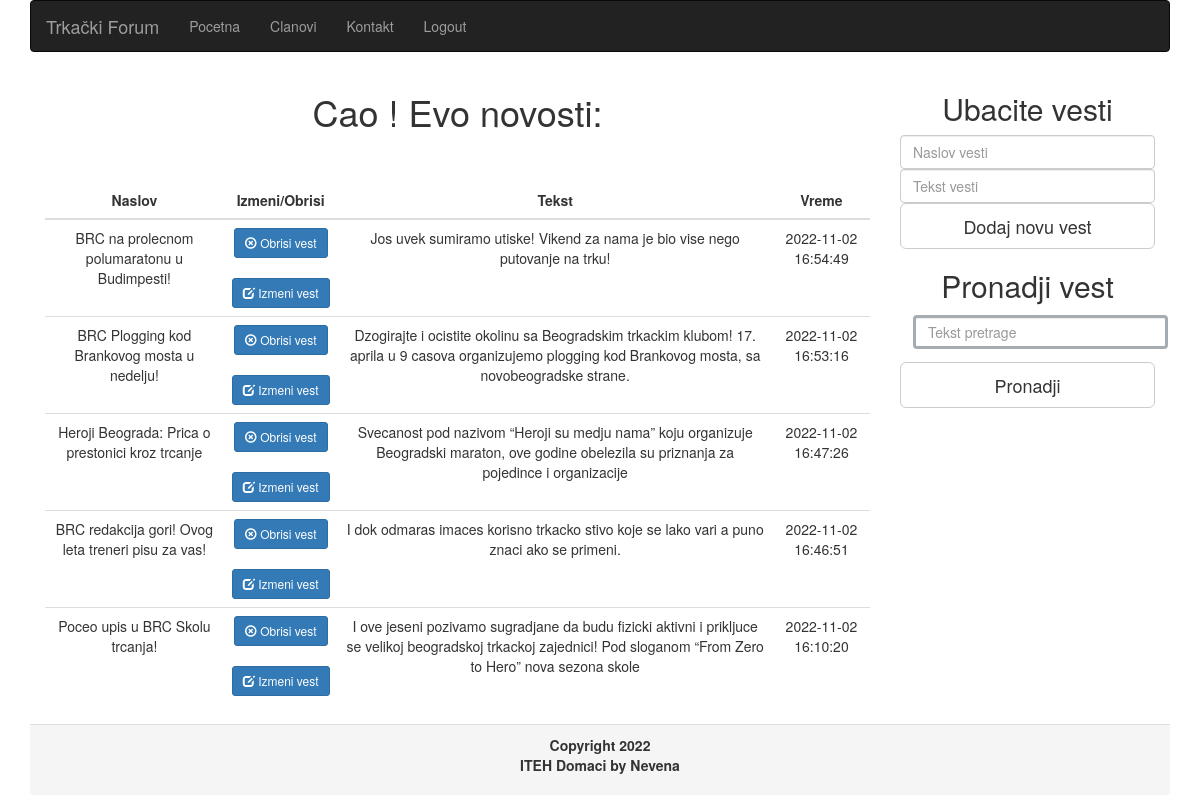
The page /home.php (signed in) on the database its author committed.
### tables this page shows
CREATE TABLE `novosti` (
  `idnovosti` int(11) NOT NULL,
  `naslov` varchar(200) NOT NULL,
  `tekst` varchar(2000) NOT NULL,
  `vreme` datetime DEFAULT NULL,
  `idclana` int(11) NOT NULL,
  PRIMARY KEY ( `idnovosti` ),
  FOREIGN KEY (`idclana`) REFERENCES `clanovi`(`id`) 

);

### includes/liste.php (called while the page is built)
<?php
	$navItems=array(
				array(
					"stranica"=>"home.php",
					"naziv"=>"Pocetna"
					),
				array(
					"stranica"=>"clanovi.php",
					"naziv"=>"Clanovi"
					),
				array(
					"stranica"=>"kontakt.php",
					"naziv"=>"Kontakt"
					),
					array(
						"stranica"=>"logout.php",
						"naziv"=>"Logout"
						)
		);
 ?>

### home.php (the view, shortened to what this page needs)
<!DOCTYPE html>
<html>
<head>
  <link rel="stylesheet" href="css/bootstrap.min.css">
</head>
<body onload="document.getElementById('txt').focus()">
<div class="container">
<nav class="navbar navbar-inverse navbar-justified">
  <div class="container-fluid">
    <div class="navbar-header">
      <a class="navbar-brand" href="index.php">Trkački Forum</a>
    </div>
    <div class="collapse navbar-collapse" id="myNavbar">
       <?php
          include('includes/nav.php');
         ?>
    </div>
  </div>
</nav>
<?php
include("process.php");
?>
</div>
<div class="container">
 <div class="col-sm-9" style="text-align: center;">
 	<h1>Cao <?php echo ($_SESSION["ime"]); ?>! Evo novosti:</h1>
 	<br>
 	<br>
 	<?php
        $sql="SELECT idnovosti, naslov, tekst, vreme FROM novosti ORDER BY idnovosti DESC";
        if (!$q=$conn->query($sql)){
        echo "<p>Nastala je greska pri izvodenju upita</p>" . mysql_query();
        exit();
        }
        if ($q->num_rows==0){
        echo "Nema novosti";
        } else {
			?>
			<table class="table table-hover" id = "table">
				<thead>
					<tr>
						<th class="text-center">Naslov</th>
						<th class="text-center">Izmeni/Obrisi</th>
						<th class="text-center">Tekst</th>
						<th class="text-center">Vreme</th>
					</tr>
				</thead>
				<tbody>
			<?php
        while ($red=$q->fetch_object()){
          ?>
		  <tr>
            <td><?php echo " $red->naslov ";?></td>
			<td>
            <form method="post" action="">
            <button  class="btn btn-primary btn-sm" name="obrisi" type="button">
                <span class="glyphicon glyphicon-remove-circle" aria-hidden="true"></span>
                <a style="color:#fff;" href="?akcija=brisanje&idnovosti=<?php echo $red->idnovosti; ?>">Obrisi vest</a>
              </button>
            <br><br>
           <button  class="btn btn-primary btn-sm" name="izmeni" type="button" >
                <span class="glyphicon glyphicon-edit" aria-hidden="true"></span>
                <a style="color:#fff;"  href="?akcija=izmena_forma&idnovosti=<?php echo $red->idnovosti; ?>">Izmeni vest</a>
              </button>
            </form>
			</td>
            <td><?php echo "$red->tekst"; ?></td>
            <td><?php echo "$red->vreme" ?></td>
            </tr>
        <?php
                    }
					?>
					</tbody>
					</table>
					<?php
                  }
         ?>
</div>
<div class="col-sm-3" style="text-align: center;">
	<form class="form-signin" method="post" action="">
        <h2 class="form-signin-heading">Ubacite vesti</h2>
        <input name="naslov" type="text" id="inputNaslov" class="form-control" placeholder="Naslov vesti" required autofocus >
        <input name="tekst" type="text" id="inputTekst" class="form-control" placeholder="Tekst vesti" required autofocus >
        <button class="btn btn-lg btn-default btn-block" name="submit" type="submit">Dodaj novu vest</button>
      </form>
  <form type="get" name="pretrazivanje" class="form-signin">
        <h2 class="form-signin-heading">Pronadji vest</h2>
        <input type="text" id="txt" class="form-control" placeholder="Tekst pretrage" required autofocus>
        <button class="btn btn-lg btn-default btn-block" name="submit" type="button" id="sub">Pronadji</button>
        <br>
        <div required autofokus id="livesearch"></div><br/>
        <br>
  </form>
</div>
<?php
	include ('includes/footer.php');
 ?>

### includes/nav.php
<ul class="nav navbar-nav">
<?php
include('liste.php');
          foreach ($navItems as $item) {
            echo "<li> <a href= \" $item[stranica] \" >  $item[naziv]  </a> </li>";
          }
	?>
</ul>

### includes/footer.php
<?php
	$myName="Nevena";
	$datum=date('Y');
	$copyright="Copyright $datum";
 ?>
</div>
<div class="container">
<div class="panel-footer" >
	<div >
	  			<p style="text-align:center;  font-weight: bold;">
	  				<?php
	  				echo "$copyright <br> ITEH Domaci by $myName";
	  			 		?>
	  			 </p>
	</div>
</div>
</div>
</body>
</html>

### home.php (style rules this page uses)
#txt { border: solid #A5ACB2; margin:13px; }

### rows shown on the page
novosti: naslov "BRC na prolecnom polumaratonu u Budimpesti!", tekst "Jos uvek sumiramo utiske! Vikend za nama je bio vise nego putovanje na trku!", vreme "2022-11-02 16:54:49"
novosti: naslov "BRC Plogging kod Brankovog mosta u nedelju!", tekst "Dzogirajte i ocistite okolinu sa Beogradskim trkackim klubom! 17. aprila u 9 casova organizujemo plogging kod Brankovog mosta, sa novobeogradske strane.", vreme "2022-11-02 16:53:16"
novosti: naslov "Heroji Beograda: Prica o prestonici kroz trcanje", tekst "Svecanost pod nazivom “Heroji su medju nama” koju organizuje Beogradski maraton, ove godine obelezila su priznanja za pojedince i organizacije", vreme "2022-11-02 16:47:26"
novosti: naslov "BRC redakcija gori! Ovog leta treneri pisu za vas!", tekst "I dok odmaras imaces korisno trkacko stivo koje se lako vari a puno znaci ako se primeni.", vreme "2022-11-02 16:46:51"
novosti: naslov "Poceo upis u BRC Skolu trcanja!", tekst "I ove jeseni pozivamo sugradjane da budu fizicki aktivni i prikljuce se velikoj beogradskoj trkackoj zajednici! Pod sloganom “From Zero to Hero” nova sezona skole", vreme "2022-11-02 16:10:20"

### other values the page prints
$item[naziv] "Pocetna"
$item[naziv] "Clanovi"
$item[naziv] "Kontakt"
$item[naziv] "Logout"
$myName "Nevena"
